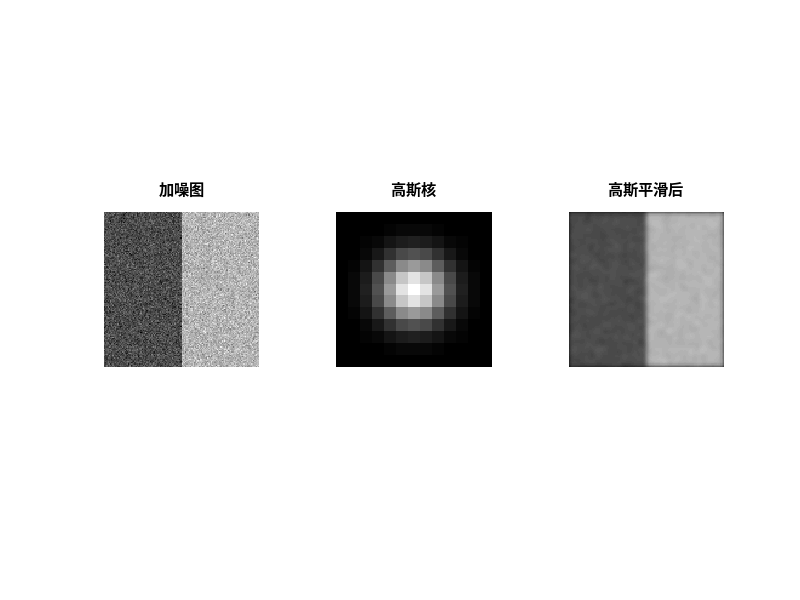

MATLAB code to generate this figure:
%% 04-linear-filter.m | 高斯核 / 可分离性 / 加噪图的平滑
%% GNU Octave，零第三方依赖；合成图像，无需任何外部文件
clear; close all; clc;
SHOW = ~strcmp(getenv("IP_HEADLESS"), "1");
% ---- 参数区 ----
sigma = 2.0; radius = 6; noise_sigma = 0.08; N = 128;
randn("seed", 21);
% ---- 造图：阶跃边缘 + 高斯噪声 ----
[X, Y] = meshgrid(1:N, 1:N);
f = 0.3 + 0.4*double(X > N/2);
noisy = min(max(f + noise_sigma*randn(N,N), 0), 1);
% ---- 算法 1：由公式构造可分离高斯核 ----
x = -radius:radius;
w1 = exp(-x.^2 / (2*sigma^2)); w1 = w1 / sum(w1);
w2 = w1' * w1;                                  % 外积 = 二维高斯核
% ---- 算法 2：两次一维卷积 == 一次二维卷积 ----
sep  = conv2(conv2(noisy, w1, "same"), w1', "same");
full = conv2(noisy, w2, "same");
% ---- 数值验证 ----
printf("一维核长度 = %d, 和 = %.6f\n", numel(w1), sum(w1));
printf("二维核尺寸 = %dx%d, 和 = %.6f\n", rows(w2), columns(w2), sum(w2(:)));
printf("可分离与二维卷积最大差 = %.3e\n", max(abs(sep(:)-full(:))));
printf("噪声标准差: 平滑前 %.4f -> 平滑后 %.4f\n", std(noisy(:)), std(full(:)));
printf("边缘两侧均值: %.4f / %.4f (原始 0.3000 / 0.7000)\n", ...
       mean(mean(full(:, 20:40))), mean(mean(full(:, 90:110))));
printf("加噪 MSE=%.6f 平滑后 MSE=%.6f\n", ...
       mean((noisy(:)-f(:)).^2), mean((full(:)-f(:)).^2));
% ---- 可视化 ----
if SHOW
  figure("name", "04 线性滤波");
  subplot(1, 3, 1); imagesc(noisy, [0 1]); colormap gray; axis image off; title("加噪图");
  subplot(1, 3, 2); imagesc(w2, [0 max(w2(:))]); axis image off; title("高斯核");
  subplot(1, 3, 3); imagesc(full, [0 1]); axis image off; title("高斯平滑后");
end
